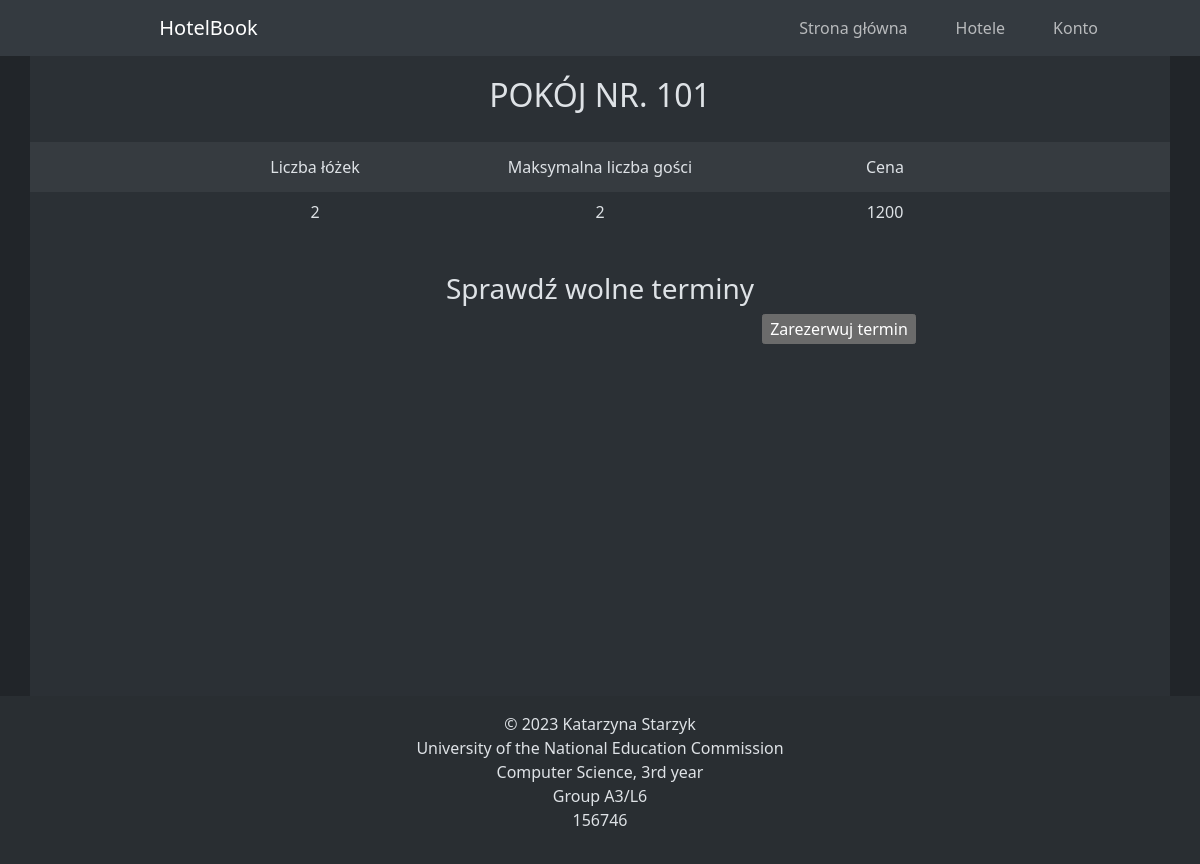
Screenshot of /HotelBook/hotel_room.php?room_id=151 with the database file from the repository.
### tables this page shows
CREATE TABLE `rooms` (
  `room_id` int(11) NOT NULL,
  `hotel_id` int(11) NOT NULL,
  `number` int(3) NOT NULL,
  `beds` int(2) NOT NULL,
  `max_guests` int(2) NOT NULL,
  `price` float NOT NULL,
  `available` tinyint(1) NOT NULL DEFAULT 1
);

### HotelBook/php/functions.php (called while the page is built, shortened)
<?php
    function connectToDatabase()
    {
        $servername = "localhost";
        $username = "root";
        $password = "";
        $dbname = "hotel_db";
        $conn = new mysqli($servername, $username, $password, $dbname);
        return $conn;
    }
    function getRoom($room_id)
    {
        $conn = connectToDatabase();
        $query = "SELECT * FROM rooms WHERE room_id = $room_id";
        $result = $conn->query($query);
        $room = $result->fetch_assoc();
        return $room;
    }
?>

### HotelBook/hotel_room.php (the view, shortened to what this page needs)
<?php
    $roomId = isset($_GET['room_id']) ? intval($_GET['room_id']) : 0;
    include 'php/functions.php';
    $room = getRoom($roomId);
?>
<!DOCTYPE html>
<html lang="en">
<head>
    <link rel="stylesheet" href="css/bootstrap.min.css">
    <link rel="stylesheet" href="css/style.css">
    <link rel="stylesheet" href="https://cdn.jsdelivr.net/npm/flatpickr/dist/flatpickr.min.css">
</head>
<body class="container-fluid h-100 text-center p-0" data-bs-theme="dark">
    <?php
        include("php/header.php");
    ?>
    <main class="container-md bg-body-tertiary">
        <div class="container-fluid">
            <?php
                echo "<h2>Pokój nr. {$room['number']}</h2>";
                echo "<div class='naglowek row mb-2 align-items-center justify-content-center'>";
                    echo "<div class='col-3'>Liczba łóżek</div>";
                    echo "<div class='col-3'>Maksymalna liczba gości</div>";
                    echo "<div class='col-3'>Cena</div>";
                echo "</div>";
                echo "<div class='row mb-2 align-items-center justify-content-center'>";
                    echo "<div class='col-3'>{$room['beds']}</div>";
                    echo "<div class='col-3'>{$room['max_guests']}</div>";
                    echo "<div class='col-3'>{$room['price']}</div>";
                echo "</div>";
                echo "<div class='row mb-2 mt-5 align-items-center justify-content-center'>";
                    echo "<h3>Sprawdź wolne terminy</h3>";
                    echo "<form action='bookdate.php' method='POST'>";
                    echo "<input type='submit' value='Zarezerwuj termin' />";
                    echo "</form>";
                echo "</div>";
            ?>
        </div>
    </main>
    <?php
        include("php/footer.php");
    ?>
</body>
</html>

### HotelBook/css/style.css (style rules this page uses)
h2 { padding: 20px 0; width: 100%; text-transform: uppercase; }
div.naglowek { background-color: #dddddd10; height: 50px; }
main .container-fluid { padding: 0; min-height: 80vh; }

### rows the page displays
rooms: number "101", beds "2", max_guests "2", price "1200"
